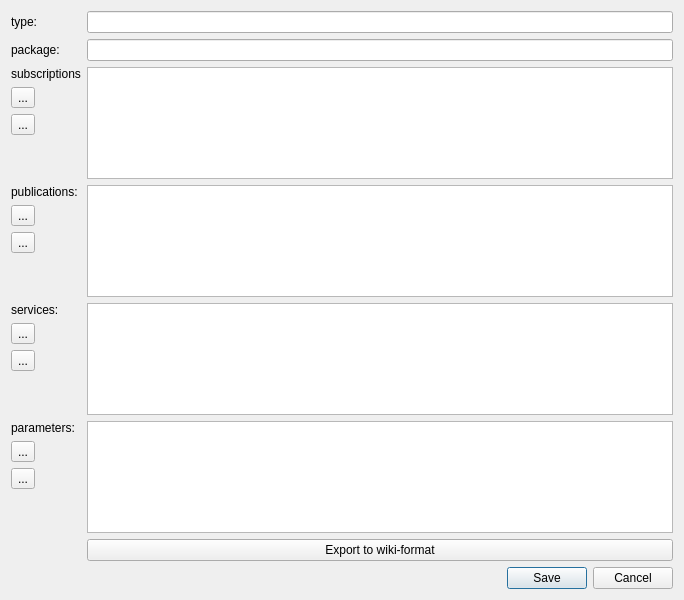
<?xml version="1.0" encoding="UTF-8"?>
<ui version="4.0">
 <class>SpecFileEdit</class>
 <widget class="QDialog" name="SpecFileEdit">
  <property name="geometry">
   <rect>
    <x>0</x>
    <y>0</y>
    <width>684</width>
    <height>600</height>
   </rect>
  </property>
  <property name="windowTitle">
   <string>SpecFile:</string>
  </property>
  <property name="windowIcon">
   <iconset>
    <normaloff>:/icons/logo.png</normaloff>:/icons/logo.png</iconset>
  </property>
  <layout class="QFormLayout" name="formLayout">
   <item row="0" column="0">
    <widget class="QLabel" name="label">
     <property name="text">
      <string>type:</string>
     </property>
    </widget>
   </item>
   <item row="0" column="1">
    <widget class="QLineEdit" name="lineEdit_type"/>
   </item>
   <item row="1" column="0">
    <widget class="QLabel" name="label_2">
     <property name="text">
      <string>package:</string>
     </property>
    </widget>
   </item>
   <item row="1" column="1">
    <widget class="QLineEdit" name="lineEdit_package"/>
   </item>
   <item row="12" column="1">
    <widget class="QDialogButtonBox" name="buttonBox">
     <property name="orientation">
      <enum>Qt::Horizontal</enum>
     </property>
     <property name="standardButtons">
      <set>QDialogButtonBox::Cancel|QDialogButtonBox::Save</set>
     </property>
    </widget>
   </item>
   <item row="2" column="0">
    <layout class="QVBoxLayout" name="verticalLayout">
     <item>
      <widget class="QLabel" name="label_3">
       <property name="text">
        <string>subscriptions</string>
       </property>
      </widget>
     </item>
     <item>
      <widget class="QToolButton" name="toolButton_addSub">
       <property name="text">
        <string>...</string>
       </property>
      </widget>
     </item>
     <item>
      <widget class="QToolButton" name="toolButton_delSub">
       <property name="text">
        <string>...</string>
       </property>
      </widget>
     </item>
     <item>
      <spacer name="verticalSpacer">
       <property name="orientation">
        <enum>Qt::Vertical</enum>
       </property>
       <property name="sizeHint" stdset="0">
        <size>
         <width>20</width>
         <height>40</height>
        </size>
       </property>
      </spacer>
     </item>
    </layout>
   </item>
   <item row="5" column="0">
    <layout class="QVBoxLayout" name="verticalLayout_2">
     <item>
      <widget class="QLabel" name="label_4">
       <property name="text">
        <string>publications:</string>
       </property>
      </widget>
     </item>
     <item>
      <widget class="QToolButton" name="toolButton_addPub">
       <property name="text">
        <string>...</string>
       </property>
      </widget>
     </item>
     <item>
      <widget class="QToolButton" name="toolButton_delPub">
       <property name="text">
        <string>...</string>
       </property>
      </widget>
     </item>
     <item>
      <spacer name="verticalSpacer_2">
       <property name="orientation">
        <enum>Qt::Vertical</enum>
       </property>
       <property name="sizeHint" stdset="0">
        <size>
         <width>20</width>
         <height>40</height>
        </size>
       </property>
      </spacer>
     </item>
    </layout>
   </item>
   <item row="7" column="0">
    <layout class="QVBoxLayout" name="verticalLayout_3">
     <item>
      <widget class="QLabel" name="label_5">
       <property name="text">
        <string>services:</string>
       </property>
      </widget>
     </item>
     <item>
      <widget class="QToolButton" name="toolButton_addServ">
       <property name="text">
        <string>...</string>
       </property>
      </widget>
     </item>
     <item>
      <widget class="QToolButton" name="toolButton_delServ">
       <property name="text">
        <string>...</string>
       </property>
      </widget>
     </item>
     <item>
      <spacer name="verticalSpacer_3">
       <property name="orientation">
        <enum>Qt::Vertical</enum>
       </property>
       <property name="sizeHint" stdset="0">
        <size>
         <width>20</width>
         <height>40</height>
        </size>
       </property>
      </spacer>
     </item>
    </layout>
   </item>
   <item row="10" column="0">
    <layout class="QVBoxLayout" name="verticalLayout_4">
     <item>
      <widget class="QLabel" name="label_6">
       <property name="text">
        <string>parameters:</string>
       </property>
      </widget>
     </item>
     <item>
      <widget class="QToolButton" name="toolButton_addParam">
       <property name="text">
        <string>...</string>
       </property>
      </widget>
     </item>
     <item>
      <widget class="QToolButton" name="toolButton_delParam">
       <property name="text">
        <string>...</string>
       </property>
      </widget>
     </item>
     <item>
      <spacer name="verticalSpacer_4">
       <property name="orientation">
        <enum>Qt::Vertical</enum>
       </property>
       <property name="sizeHint" stdset="0">
        <size>
         <width>20</width>
         <height>40</height>
        </size>
       </property>
      </spacer>
     </item>
    </layout>
   </item>
   <item row="2" column="1">
    <widget class="QTableView" name="tableView_subscriptions">
     <property name="alternatingRowColors">
      <bool>true</bool>
     </property>
    </widget>
   </item>
   <item row="5" column="1">
    <widget class="QTableView" name="tableView_publications">
     <property name="alternatingRowColors">
      <bool>true</bool>
     </property>
    </widget>
   </item>
   <item row="10" column="1">
    <widget class="QTableView" name="tableView_parameters">
     <property name="alternatingRowColors">
      <bool>true</bool>
     </property>
    </widget>
   </item>
   <item row="7" column="1">
    <widget class="QTableView" name="tableView_services">
     <property name="alternatingRowColors">
      <bool>true</bool>
     </property>
    </widget>
   </item>
   <item row="11" column="1">
    <widget class="QPushButton" name="pushButton_wiki">
     <property name="text">
      <string>Export to wiki-format</string>
     </property>
    </widget>
   </item>
  </layout>
  <action name="actionDelete_sub">
   <property name="icon">
    <iconset resource="icons.qrc">
     <normaloff>:/icons/icons/list-remove.png</normaloff>:/icons/icons/list-remove.png</iconset>
   </property>
   <property name="text">
    <string>delete</string>
   </property>
   <property name="shortcut">
    <string>Del</string>
   </property>
  </action>
  <action name="actionDelete_pub">
   <property name="icon">
    <iconset resource="icons.qrc">
     <normaloff>:/icons/icons/list-remove.png</normaloff>:/icons/icons/list-remove.png</iconset>
   </property>
   <property name="text">
    <string>delete</string>
   </property>
   <property name="shortcut">
    <string>Del</string>
   </property>
  </action>
  <action name="actionAdd_sub">
   <property name="icon">
    <iconset resource="icons.qrc">
     <normaloff>:/icons/icons/list-add.png</normaloff>:/icons/icons/list-add.png</iconset>
   </property>
   <property name="text">
    <string>add</string>
   </property>
   <property name="shortcut">
    <string>Ins</string>
   </property>
  </action>
  <action name="actionAdd_pub">
   <property name="icon">
    <iconset resource="icons.qrc">
     <normaloff>:/icons/icons/list-add.png</normaloff>:/icons/icons/list-add.png</iconset>
   </property>
   <property name="text">
    <string>add</string>
   </property>
   <property name="shortcut">
    <string>Ins</string>
   </property>
  </action>
  <action name="actionDelete_serv">
   <property name="icon">
    <iconset resource="icons.qrc">
     <normaloff>:/icons/icons/list-remove.png</normaloff>:/icons/icons/list-remove.png</iconset>
   </property>
   <property name="text">
    <string>delete</string>
   </property>
   <property name="shortcut">
    <string>Del</string>
   </property>
  </action>
  <action name="actionDelete_param">
   <property name="icon">
    <iconset resource="icons.qrc">
     <normaloff>:/icons/icons/list-remove.png</normaloff>:/icons/icons/list-remove.png</iconset>
   </property>
   <property name="text">
    <string>delete</string>
   </property>
   <property name="shortcut">
    <string>Del</string>
   </property>
  </action>
  <action name="actionAdd_serv">
   <property name="icon">
    <iconset resource="icons.qrc">
     <normaloff>:/icons/icons/list-add.png</normaloff>:/icons/icons/list-add.png</iconset>
   </property>
   <property name="text">
    <string>add</string>
   </property>
   <property name="shortcut">
    <string>Ins</string>
   </property>
  </action>
  <action name="actionAdd_param">
   <property name="icon">
    <iconset resource="icons.qrc">
     <normaloff>:/icons/icons/list-add.png</normaloff>:/icons/icons/list-add.png</iconset>
   </property>
   <property name="text">
    <string>add</string>
   </property>
   <property name="shortcut">
    <string>Ins</string>
   </property>
  </action>
 </widget>
 <resources>
  <include location="icons.qrc"/>
 </resources>
 <connections>
  <connection>
   <sender>buttonBox</sender>
   <signal>rejected()</signal>
   <receiver>SpecFileEdit</receiver>
   <slot>reject()</slot>
   <hints>
    <hint type="sourcelabel">
     <x>316</x>
     <y>260</y>
    </hint>
    <hint type="destinationlabel">
     <x>286</x>
     <y>274</y>
    </hint>
   </hints>
  </connection>
  <connection>
   <sender>buttonBox</sender>
   <signal>accepted()</signal>
   <receiver>SpecFileEdit</receiver>
   <slot>accept()</slot>
   <hints>
    <hint type="sourcelabel">
     <x>248</x>
     <y>254</y>
    </hint>
    <hint type="destinationlabel">
     <x>157</x>
     <y>274</y>
    </hint>
   </hints>
  </connection>
 </connections>
</ui>
